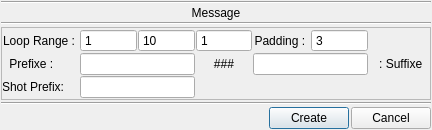
<?xml version="1.0" encoding="UTF-8"?>
<ui version="4.0">
 <class>Dialog</class>
 <widget class="QDialog" name="Dialog">
  <property name="geometry">
   <rect>
    <x>0</x>
    <y>0</y>
    <width>432</width>
    <height>126</height>
   </rect>
  </property>
  <property name="windowTitle">
   <string>ProdManager - Edit Project Tree</string>
  </property>
  <layout class="QGridLayout" name="gridLayout_2">
   <property name="margin">
    <number>1</number>
   </property>
   <property name="spacing">
    <number>2</number>
   </property>
   <item row="0" column="0" colspan="2">
    <widget class="Line" name="line">
     <property name="orientation">
      <enum>Qt::Horizontal</enum>
     </property>
    </widget>
   </item>
   <item row="1" column="0" colspan="2">
    <widget class="QLabel" name="lMessage">
     <property name="font">
      <font>
       <pointsize>9</pointsize>
      </font>
     </property>
     <property name="text">
      <string>Message</string>
     </property>
     <property name="alignment">
      <set>Qt::AlignCenter</set>
     </property>
    </widget>
   </item>
   <item row="2" column="0" colspan="2">
    <widget class="Line" name="line_2">
     <property name="orientation">
      <enum>Qt::Horizontal</enum>
     </property>
    </widget>
   </item>
   <item row="3" column="0" colspan="2">
    <widget class="QFrame" name="fMultiName">
     <property name="frameShape">
      <enum>QFrame::StyledPanel</enum>
     </property>
     <layout class="QGridLayout" name="gridLayout">
      <property name="margin">
       <number>1</number>
      </property>
      <property name="spacing">
       <number>1</number>
      </property>
      <item row="0" column="0">
       <widget class="QLabel" name="lLoopRange">
        <property name="sizePolicy">
         <sizepolicy hsizetype="Fixed" vsizetype="Preferred">
          <horstretch>0</horstretch>
          <verstretch>0</verstretch>
         </sizepolicy>
        </property>
        <property name="minimumSize">
         <size>
          <width>60</width>
          <height>0</height>
         </size>
        </property>
        <property name="text">
         <string>Loop Range : </string>
        </property>
       </widget>
      </item>
      <item row="0" column="1">
       <widget class="QSpinBox" name="sbStart">
        <property name="buttonSymbols">
         <enum>QAbstractSpinBox::NoButtons</enum>
        </property>
        <property name="maximum">
         <number>1000</number>
        </property>
        <property name="value">
         <number>1</number>
        </property>
       </widget>
      </item>
      <item row="0" column="2">
       <widget class="QSpinBox" name="sbStop">
        <property name="buttonSymbols">
         <enum>QAbstractSpinBox::NoButtons</enum>
        </property>
        <property name="maximum">
         <number>1000</number>
        </property>
        <property name="value">
         <number>10</number>
        </property>
       </widget>
      </item>
      <item row="0" column="3">
       <widget class="QSpinBox" name="sbStep">
        <property name="buttonSymbols">
         <enum>QAbstractSpinBox::NoButtons</enum>
        </property>
        <property name="maximum">
         <number>1000</number>
        </property>
        <property name="value">
         <number>1</number>
        </property>
       </widget>
      </item>
      <item row="0" column="4">
       <widget class="QLabel" name="lPadding">
        <property name="text">
         <string>Padding : </string>
        </property>
        <property name="alignment">
         <set>Qt::AlignCenter</set>
        </property>
       </widget>
      </item>
      <item row="0" column="5">
       <widget class="QSpinBox" name="sbPadding">
        <property name="buttonSymbols">
         <enum>QAbstractSpinBox::NoButtons</enum>
        </property>
        <property name="value">
         <number>3</number>
        </property>
       </widget>
      </item>
      <item row="1" column="0">
       <widget class="QLabel" name="lPrefixe">
        <property name="sizePolicy">
         <sizepolicy hsizetype="Fixed" vsizetype="Preferred">
          <horstretch>0</horstretch>
          <verstretch>0</verstretch>
         </sizepolicy>
        </property>
        <property name="minimumSize">
         <size>
          <width>60</width>
          <height>0</height>
         </size>
        </property>
        <property name="text">
         <string>Prefixe : </string>
        </property>
        <property name="alignment">
         <set>Qt::AlignCenter</set>
        </property>
       </widget>
      </item>
      <item row="1" column="1" colspan="2">
       <widget class="QLineEdit" name="lePrefixe"/>
      </item>
      <item row="1" column="3">
       <widget class="QLabel" name="lPadd">
        <property name="text">
         <string>###</string>
        </property>
        <property name="alignment">
         <set>Qt::AlignCenter</set>
        </property>
       </widget>
      </item>
      <item row="1" column="4" colspan="2">
       <widget class="QLineEdit" name="leSuffixe"/>
      </item>
      <item row="1" column="6">
       <widget class="QLabel" name="lSuffixe">
        <property name="sizePolicy">
         <sizepolicy hsizetype="Fixed" vsizetype="Preferred">
          <horstretch>0</horstretch>
          <verstretch>0</verstretch>
         </sizepolicy>
        </property>
        <property name="minimumSize">
         <size>
          <width>60</width>
          <height>0</height>
         </size>
        </property>
        <property name="text">
         <string> : Suffixe</string>
        </property>
        <property name="alignment">
         <set>Qt::AlignCenter</set>
        </property>
       </widget>
      </item>
      <item row="2" column="0">
       <widget class="QLabel" name="lShotPrefix">
        <property name="minimumSize">
         <size>
          <width>60</width>
          <height>0</height>
         </size>
        </property>
        <property name="maximumSize">
         <size>
          <width>60</width>
          <height>16777215</height>
         </size>
        </property>
        <property name="text">
         <string>Shot Prefix:</string>
        </property>
        <property name="alignment">
         <set>Qt::AlignCenter</set>
        </property>
       </widget>
      </item>
      <item row="2" column="1" colspan="2">
       <widget class="QLineEdit" name="leShotPrefix"/>
      </item>
     </layout>
    </widget>
   </item>
   <item row="4" column="0" colspan="2">
    <widget class="Line" name="line_3">
     <property name="orientation">
      <enum>Qt::Horizontal</enum>
     </property>
    </widget>
   </item>
   <item row="5" column="0" colspan="2">
    <layout class="QHBoxLayout" name="hlButtons">
     <property name="spacing">
      <number>2</number>
     </property>
     <item>
      <spacer name="horizontalSpacer">
       <property name="orientation">
        <enum>Qt::Horizontal</enum>
       </property>
       <property name="sizeHint" stdset="0">
        <size>
         <width>40</width>
         <height>20</height>
        </size>
       </property>
      </spacer>
     </item>
     <item>
      <widget class="QPushButton" name="bCreate">
       <property name="text">
        <string>Create</string>
       </property>
      </widget>
     </item>
     <item>
      <widget class="QPushButton" name="bCancel">
       <property name="text">
        <string>Cancel</string>
       </property>
      </widget>
     </item>
    </layout>
   </item>
  </layout>
 </widget>
 <resources/>
 <connections/>
</ui>
